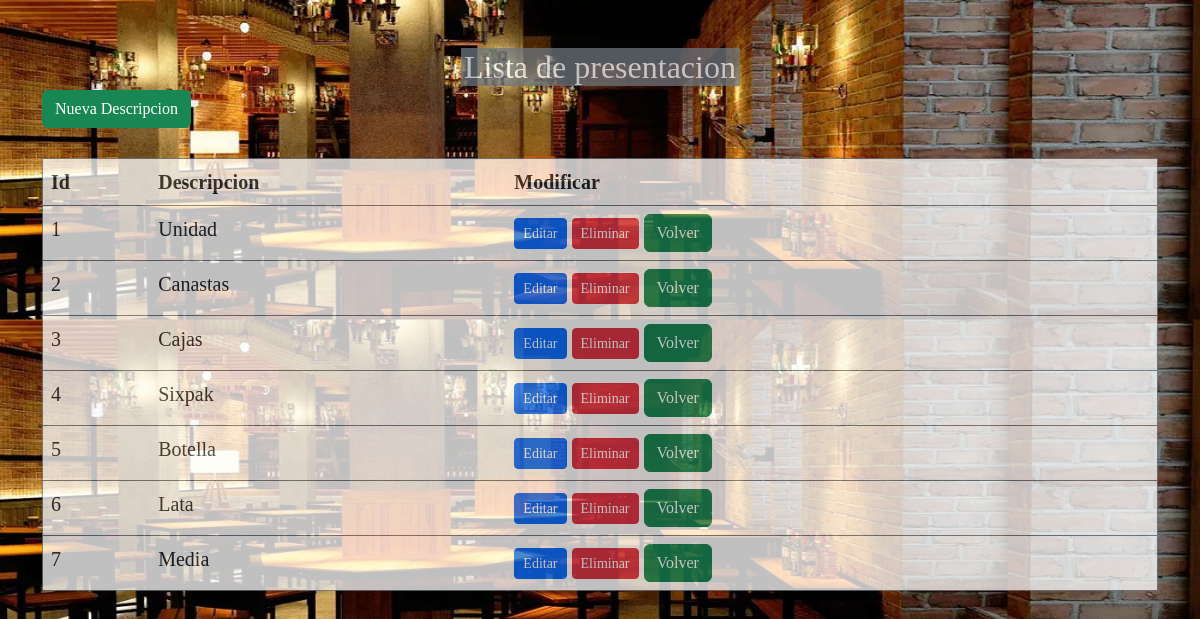
Screenshot of /php/presen/index.php with the database file from the repository.
### tables this page shows
CREATE TABLE `presentacion` (
  `idPresentacion` int(11) NOT NULL,
  `descPresentacion` varchar(30) NOT NULL
);

### php/presen/index.php (the view, shortened to what this page needs)
<!DOCTYPE html>
<html lang="es">
<head>
    <link rel="stylesheet" href="\emoji\assets\bootstrap-5\boot\css\bootstrap.min.css">
    <link rel="stylesheet" href="\emoji/css/lista.css">
</head>
<body class="body">
    <div class="container my-5">
    <div class="w-100 d-flex justify-content-center opacity-75">
        <h2 class="text-center p-6 mb-1 bg-secondary text-white  w-25 m-20">Lista de presentacion</h2>
    </div>
        <a class="btn btn-success" href="../presen/create.php" role="button">Nueva Descripcion</a>
        <br>
        <br>
        <table class=" table opacity-75 , border border-secondary">
            <thead>
                <tr>
                    <th>Id</th>
                    <th>Descripcion</th>
                    <th>Modificar</th>
                </tr>
            </thead>
            <tbody>
                <?php
                   include("../conexion.php");
                    $sql = "SELECT * FROM presentacion";
                    $result = $conex->query($sql);
                    while($row = $result->fetch_assoc()) {
                        echo "
                        <tr>
                            <td>$row[idPresentacion]</td>
                            <td>$row[descPresentacion]</td>
                            <td>
                                <a class='btn btn-primary btn-sm' href='../presen/edit.php?id=$row[idPresentacion]'>Editar</a>
                                <a class='btn btn-danger btn-sm' onclick='confirmAction($row[idPresentacion])'>Eliminar</a>
                                <a class='btn btn-success' href='/emoji/inventario/index.php' role='button'>Volver </a>
                            </td>
                        </tr>
                        ";
                    }
                ?>
            </tbody>
        </table>
    </div>
</body>
</html>

### css/lista.css (style rules this page uses)
.body { background-image: url(../imagenes/restaurante.webp); font-size: 20px; background-repeat: round; font-family: Cambria, Cochin, Georgia, Times, 'Times New Roman', serif; }

### rows the page displays
presentacion: idPresentacion "1", descPresentacion "Unidad"
presentacion: idPresentacion "2", descPresentacion "Canastas"
presentacion: idPresentacion "3", descPresentacion "Cajas"
presentacion: idPresentacion "4", descPresentacion "Sixpak"
presentacion: idPresentacion "5", descPresentacion "Botella"
presentacion: idPresentacion "6", descPresentacion "Lata"
presentacion: idPresentacion "7", descPresentacion "Media"
